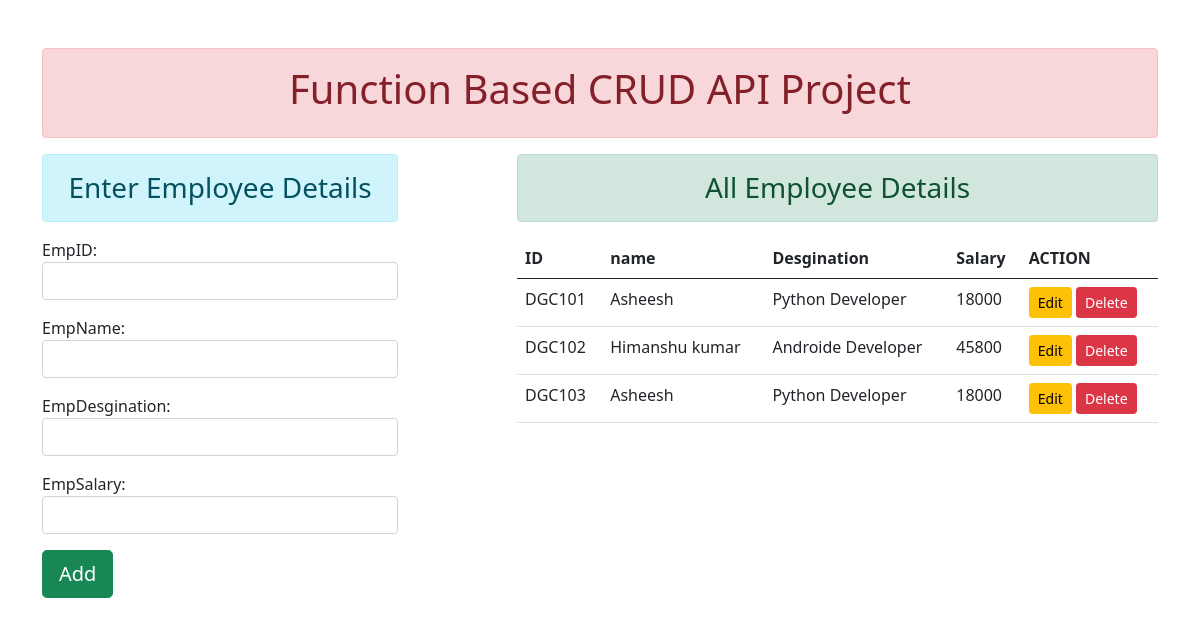
The page / on the database its author committed.
### mainApp/models.py (models this page shows, shortened)
class Employee(models.Model):
    eid = models.AutoField(primary_key=True)
    empID = models.CharField(max_length=50)
    empName = models.CharField(max_length=50)
    empDesgination = models.CharField(max_length=50)
    empSalary = models.CharField(max_length=50)

### mainApp/views.py (the view)
# urls.py: path('',views.IndexPage),
def IndexPage(request):
    if request.method == 'POST':
        fm = EmployeeForm(request.POST)
        if fm.is_valid():
            empID = fm.cleaned_data['empID']
            empName = fm.cleaned_data['empName']
            empDesgination = fm.cleaned_data['empDesgination']
            empSalary = fm.cleaned_data['empSalary']
            reg = Employee( empID=empID,empName=empName,empDesgination=empDesgination,empSalary=empSalary)
            fm.save()
    else:
        fm = EmployeeForm()
    emp = Employee.objects.all()
    return render(request, 'index.html',{'form':fm,'emp':emp})

### mainApp/forms.py
class EmployeeForm(forms.ModelForm):
    class Meta:
        model = Employee
        fields = '__all__'
        widgets = {
            'empID':forms.TextInput(attrs={'class':'form-control'}),
            'empName':forms.TextInput(attrs={'class':'form-control'}),
            'empDesgination':forms.TextInput(attrs={'class':'form-control'}),
            'empSalary':forms.TextInput(attrs={'class':'form-control'}),
        }

### mainApp/templates/index.html (shortened to what this page needs)
<!doctype html>
<html lang="en">
  <head>
    <link href="https://cdn.jsdelivr.net/npm/bootstrap@5.0.2/dist/css/bootstrap.min.css" rel="stylesheet">
  </head>
  <body>
    <div class="container mt-5">
        <div class="alert alert-danger" role="alert">
            <h1 class="text-center">Function Based CRUD API Project</h1>
        </div>
        <div class="row">
            <div class="col-sm-4">
                <h3 class="text-center alert alert-info">Enter Employee Details</h3>
                <form action="" method="POST" novalidate>
                    {{form.as_p}}
                    <input type="submit" value="Add" class="btn btn-success btn-lg">
                </form>
            </div>
            <div class="col-sm-7 offset-1">
                <h3 class="text-center alert alert-success">All Employee Details</h3>
                {% if emp %}
           <table class="table table-hover">
               <thead>
                   <tr>
                       <th scope="col">ID</th>
                       <th scope="col">name</th>
                       <th scope="col">Desgination</th>
                       <th scope="col">Salary</th>
                       <th scope="col">ACTION</th>
                   </tr>
               </thead>
               <tbody>
                    {% for s in emp %}
                   <tr>
                       <td>{{s.empID}}</td>
                       <td>{{s.empName}}</td>
                       <td>{{s.empDesgination}}</td>
                       <td>{{s.empSalary}}</td>
                       <td>
                        <a href="{% url 'updatedata' s.eid %}" class="btn btn-warning btn-sm">Edit</a>
                        <form action="{% url 'deletedata' s.eid %}" class="d-inline" method="POST">
                          <input type="submit" class="btn btn-danger btn-sm" value="Delete">
                        </form>
                       </td>
                   </tr>
                   {% endfor %}
               </tbody>
           </table>
          {% endif %}
            </div>
        </div>
    </div>
  </body>
</html>

### rows shown on the page
Employee: empID "DGC101", empName "Asheesh", empDesgination "Python Developer", empSalary "18000"
Employee: empID "DGC102", empName "Himanshu kumar", empDesgination "Androide Developer", empSalary "45800"
Employee: empID "DGC103", empName "Asheesh", empDesgination "Python Developer", empSalary "18000"
